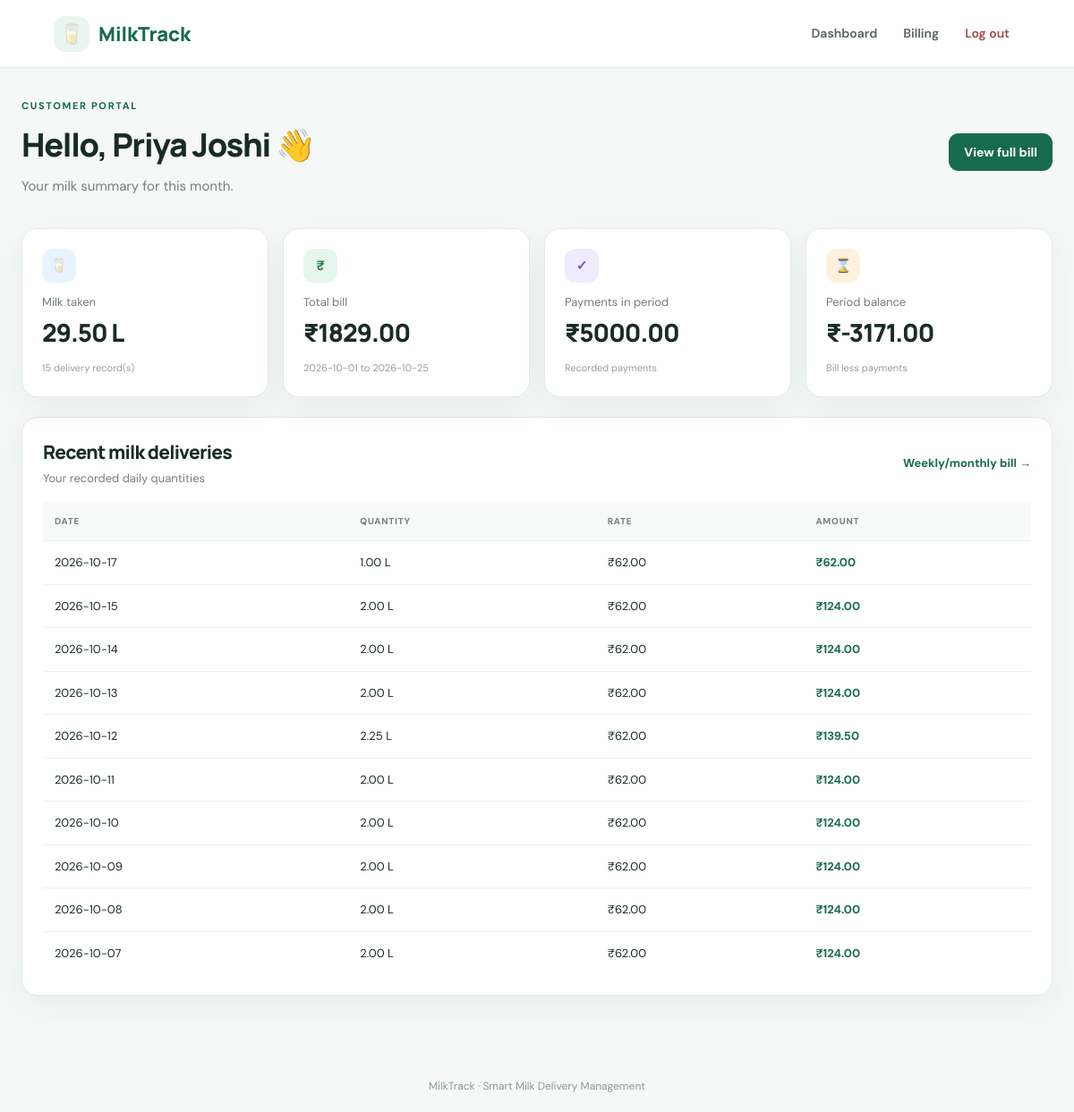
The app's page /dashboard (signed in) with its own data.
### tables this page shows
CREATE TABLE users(
      id INTEGER PRIMARY KEY AUTOINCREMENT, name TEXT NOT NULL,
      username TEXT UNIQUE NOT NULL, password_hash TEXT NOT NULL,
      role TEXT NOT NULL CHECK(role IN ('admin','customer')),
      phone TEXT DEFAULT '', address TEXT DEFAULT '',
      price_per_litre REAL NOT NULL DEFAULT 60, active INTEGER NOT NULL DEFAULT 1
    );

CREATE TABLE deliveries(
      id INTEGER PRIMARY KEY AUTOINCREMENT,
      customer_id INTEGER NOT NULL REFERENCES users(id),
      delivery_date TEXT NOT NULL, litres REAL NOT NULL CHECK(litres>=0),
      price_per_litre REAL NOT NULL CHECK(price_per_litre>=0), note TEXT DEFAULT '',
      UNIQUE(customer_id, delivery_date)
    );

### app.py (the view, shortened to what this page needs)
@app.route("/dashboard")
@require_login
def dashboard():
    db, today = db_conn(), date.today().isoformat()
    user = current_user()
    month_start = date.today().replace(day=1).isoformat()
    summary = bill_summary(user["id"], month_start, today)
    recent = db.execute("SELECT * FROM deliveries WHERE customer_id=? ORDER BY delivery_date DESC LIMIT 10", (user["id"],)).fetchall()
    return render_template("customer_dashboard.html", user=user, summary=summary, recent=recent, start=month_start, end=today)

### app.py (called while the page is built)
def db_conn():
    if "db" not in g:
        g.db = sqlite3.connect(DB_PATH)
        g.db.row_factory = sqlite3.Row
        g.db.execute("PRAGMA foreign_keys=ON")
    return g.db

def require_login(fn):
    @wraps(fn)
    def wrapper(*args, **kwargs):
        if not session.get("user_id"):
            return redirect(url_for("login"))
        return fn(*args, **kwargs)
    return wrapper

def current_user():
    if not session.get("user_id"):
        return None
    return db_conn().execute("SELECT * FROM users WHERE id=?", (session["user_id"],)).fetchone()

def bill_summary(customer_id, start, end):
    db = db_conn()
    row = db.execute("""SELECT COALESCE(SUM(litres),0) litres,
      COALESCE(SUM(litres*price_per_litre),0) amount, COUNT(*) days
      FROM deliveries WHERE customer_id=? AND delivery_date BETWEEN ? AND ?""",
      (customer_id, start, end)).fetchone()
    paid = db.execute("SELECT COALESCE(SUM(amount),0) FROM payments WHERE customer_id=? AND payment_date BETWEEN ? AND ?",
                      (customer_id, start, end)).fetchone()[0]
    return {"litres": row["litres"], "amount": row["amount"], "days": row["days"],
            "paid": paid, "balance": row["amount"] - paid}

### templates/customer_dashboard.html
{% extends "base.html" %}{% block title %}Customer Dashboard{% endblock %}{% block content %}
<div class="page-heading"><div><p class="eyebrow">CUSTOMER PORTAL</p><h1>Hello, {{ user['name'] }} 👋</h1><p class="muted">Your milk summary for this month.</p></div><a class="btn primary" href="{{ url_for('billing') }}">View full bill</a></div>
<section class="stats-grid">
<article class="stat-card"><div class="stat-icon blue">🥛</div><p>Milk taken</p><h2>{{ "%.2f"|format(summary['litres']) }} L</h2><small>{{ summary['days'] }} delivery record(s)</small></article>
<article class="stat-card"><div class="stat-icon green">₹</div><p>Total bill</p><h2>₹{{ "%.2f"|format(summary['amount']) }}</h2><small>{{ start }} to {{ end }}</small></article>
<article class="stat-card"><div class="stat-icon violet">✓</div><p>Payments in period</p><h2>₹{{ "%.2f"|format(summary['paid']) }}</h2><small>Recorded payments</small></article>
<article class="stat-card"><div class="stat-icon orange">⌛</div><p>Period balance</p><h2>₹{{ "%.2f"|format(summary['balance']) }}</h2><small>Bill less payments</small></article></section>
<section class="panel table-panel"><div class="section-heading"><div><h2>Recent milk deliveries</h2><p class="muted">Your recorded daily quantities</p></div><a class="text-link" href="{{ url_for('billing') }}">Weekly/monthly bill →</a></div>
<div class="table-wrap"><table><thead><tr><th>Date</th><th>Quantity</th><th>Rate</th><th>Amount</th></tr></thead><tbody>{% for row in recent %}<tr><td>{{ row['delivery_date'] }}</td><td>{{ "%.2f"|format(row['litres']) }} L</td><td>₹{{ "%.2f"|format(row['price_per_litre']) }}</td><td class="amount">₹{{ "%.2f"|format(row['litres']*row['price_per_litre']) }}</td></tr>{% else %}<tr><td colspan="4">No deliveries recorded.</td></tr>{% endfor %}</tbody></table></div></section>{% endblock %}

### templates/base.html (shortened to what this page needs)
<!doctype html>
<html lang="en"><head><meta charset="utf-8"><meta name="viewport" content="width=device-width, initial-scale=1">
<link rel="stylesheet" href="{{ url_for('static', filename='style.css') }}"><script defer src="{{ url_for('static', filename='app.js') }}"></script></head>
<body>
{% if session.get('user_id') %}<header class="topbar"><a class="brand" href="{{ url_for('dashboard') }}"><span class="brand-icon">🥛</span> MilkTrack</a>
<button class="menu-toggle" id="menuToggle" aria-label="Toggle navigation">☰</button><nav id="mainNav">
<a href="{{ url_for('dashboard') }}">Dashboard</a>
<a href="{{ url_for('billing') }}">Billing</a><a class="nav-logout" href="{{ url_for('logout') }}">Log out</a></nav></header>{% endif %}
<main class="container {% if not session.get('user_id') %}auth-container{% endif %}">
{% block content %}{% endblock %}</main><footer class="footer">MilkTrack · Smart Milk Delivery Management</footer></body></html>

### static/style.css (style rules this page uses)
:root { --ink:#192b25;--muted:#728078;--green:#176b4d;--dark:#10563d;--mint:#eaf5ef;--line:#e3eae5;--bg:#f5f8f6;--shadow:0 12px 35px #1a3f2d0f;--radius:18px }
* { box-sizing:border-box }
body { margin:0;background:var(--bg);color:var(--ink);font:15px/1.5 'DM Sans',Arial,sans-serif }
h1,h2 { font-family:Manrope,sans-serif;letter-spacing:-.035em;margin:0 0 8px }
h1 { font-size:clamp(27px,3vw,37px);font-weight:800 }
h2 { font-size:21px;font-weight:750 }
p { margin:0 0 10px }
a { color:inherit;text-decoration:none }
.topbar { min-height:76px;padding:0 max(5vw,24px);background:white;border-bottom:1px solid var(--line);display:flex;align-items:center;justify-content:space-between;gap:20px }
.brand { font:800 22px Manrope,sans-serif;display:flex;align-items:center;gap:10px;color:var(--green) }
.brand-icon { width:40px;height:40px;background:var(--mint);border-radius:13px;display:grid;place-items:center }
.topbar nav { display:flex;align-items:center;gap:5px }
.topbar nav a { padding:10px 12px;color:#52645a;border-radius:10px;font-size:14px;font-weight:600 }
.topbar nav .nav-logout { color:#a44842 }
.container { max-width:1200px;margin:0 auto;padding:34px 24px 52px;min-height:calc(100vh - 130px) }
.footer { text-align:center;padding:20px;color:#8a9990;font-size:12px }
.page-heading { display:flex;align-items:center;justify-content:space-between;gap:20px;margin-bottom:26px }
.eyebrow { color:var(--green);font-size:11px;letter-spacing:.15em;font-weight:800;margin:0 0 8px }
.muted { color:var(--muted) }
.btn { border:0;border-radius:11px;padding:12px 17px;font:700 14px 'DM Sans',sans-serif;display:inline-flex;align-items:center;justify-content:center;gap:8px;cursor:pointer;white-space:nowrap }
.btn.primary { background:var(--green);color:white }
.panel { background:white;border:1px solid var(--line);border-radius:var(--radius);box-shadow:var(--shadow) }
.stats-grid { display:grid;grid-template-columns:repeat(4,minmax(0,1fr));gap:16px;margin-bottom:22px }
.stat-card { background:white;border:1px solid var(--line);border-radius:var(--radius);padding:22px;min-width:0;box-shadow:var(--shadow) }
.stat-card p { color:#6f7d75;font-size:13px;margin:12px 0 3px }
.stat-card h2 { font-size:clamp(21px,2.3vw,29px);margin:0 0 7px;overflow-wrap:anywhere }
.stat-card small { font-size:11px;color:#91a097 }
.stat-icon { height:38px;width:38px;border-radius:12px;display:grid;place-items:center;font-weight:800 }
.violet { background:#f0eaff;color:#7353bd }
.blue { background:#e8f3ff;color:#377bb8 }
.green { background:#e6f6eb;color:#27824d }
.orange { background:#fff1df;color:#bb7b28 }
.table-panel { padding:23px;margin-bottom:20px }
.section-heading { display:flex;justify-content:space-between;align-items:center;gap:14px;margin-bottom:17px }
.section-heading h2 { margin-bottom:3px }
.section-heading p { font-size:13px;margin:0 }
.text-link { font-size:13px;font-weight:700;color:var(--green) }
.table-wrap { width:100%;overflow-x:auto }
table { width:100%;border-collapse:collapse;white-space:nowrap;font-size:13px }
th { text-align:left;background:#f7faf8;color:#748279;text-transform:uppercase;font-size:10px;letter-spacing:.08em;font-weight:800 }
th,td { padding:14px 13px;border-bottom:1px solid #edf1ee }
tbody tr:last-child td { border-bottom:0 }
.amount { font-weight:700;color:var(--green) }

### records on screen
users: name "Priya Joshi"
deliveries: delivery_date "2026-10-17", litres "1.00", price_per_litre "62.00", row['litres']*row['price_per_litre'] "62.00"
deliveries: delivery_date "2026-10-15", litres "2.00", price_per_litre "62.00", row['litres']*row['price_per_litre'] "124.00"
deliveries: delivery_date "2026-10-14", litres "2.00", price_per_litre "62.00", row['litres']*row['price_per_litre'] "124.00"
deliveries: delivery_date "2026-10-13", litres "2.00", price_per_litre "62.00", row['litres']*row['price_per_litre'] "124.00"
deliveries: delivery_date "2026-10-12", litres "2.25", price_per_litre "62.00", row['litres']*row['price_per_litre'] "139.50"
deliveries: delivery_date "2026-10-11", litres "2.00", price_per_litre "62.00", row['litres']*row['price_per_litre'] "124.00"
deliveries: delivery_date "2026-10-10", litres "2.00", price_per_litre "62.00", row['litres']*row['price_per_litre'] "124.00"
deliveries: delivery_date "2026-10-09", litres "2.00", price_per_litre "62.00", row['litres']*row['price_per_litre'] "124.00"
deliveries: delivery_date "2026-10-08", litres "2.00", price_per_litre "62.00", row['litres']*row['price_per_litre'] "124.00"
deliveries: delivery_date "2026-10-07", litres "2.00", price_per_litre "62.00", row['litres']*row['price_per_litre'] "124.00"

### other values on screen
{{ "%.2f"|format(summary['litres']) }} "29.50"
{{ summary['days'] }} "15"
{{ "%.2f"|format(summary['amount']) }} "1829.00"
{{ start }} "2026-10-01"
{{ end }} "2026-10-25"
{{ "%.2f"|format(summary['paid']) }} "5000.00"
{{ "%.2f"|format(summary['balance']) }} "-3171.00"
